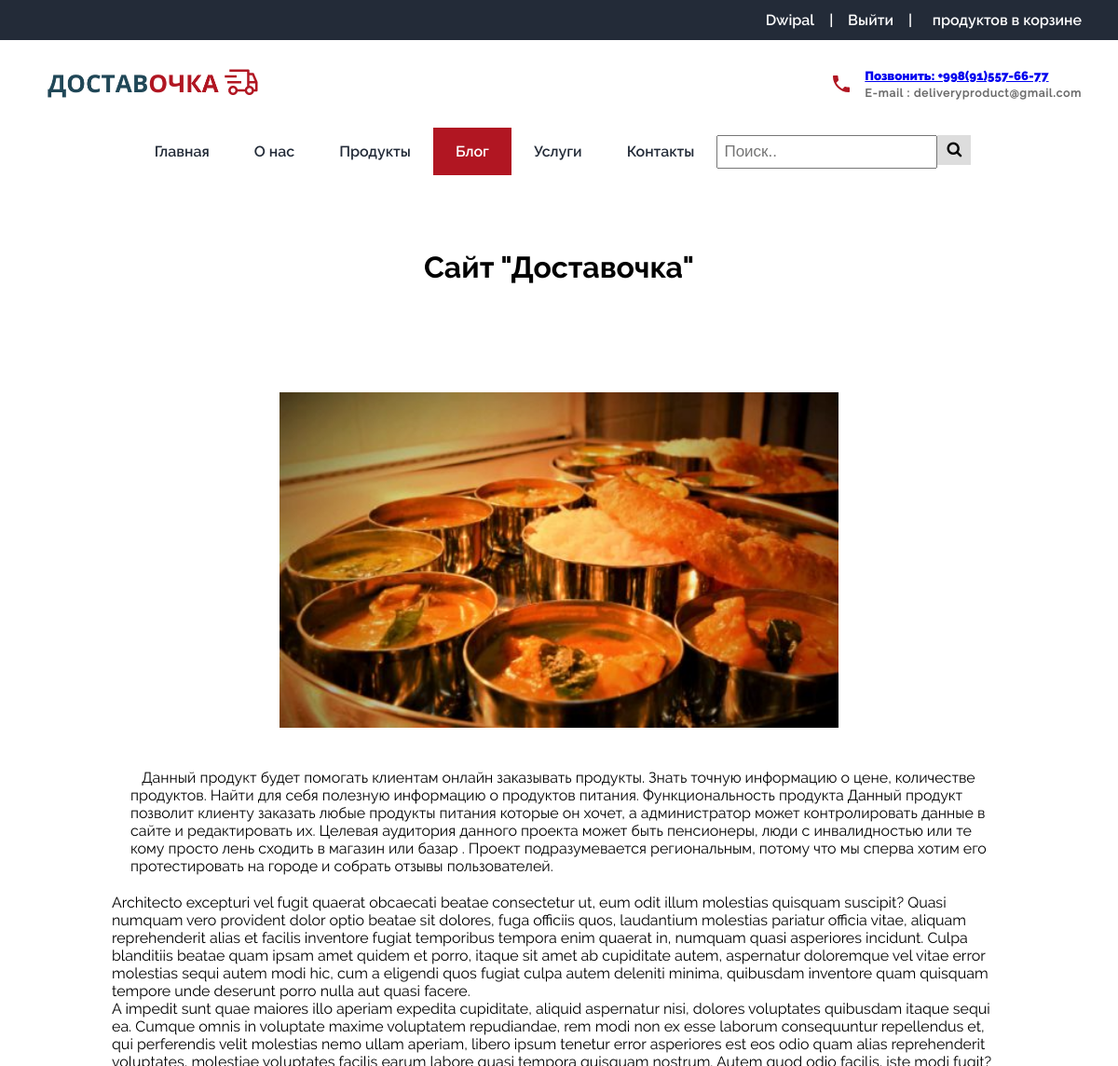
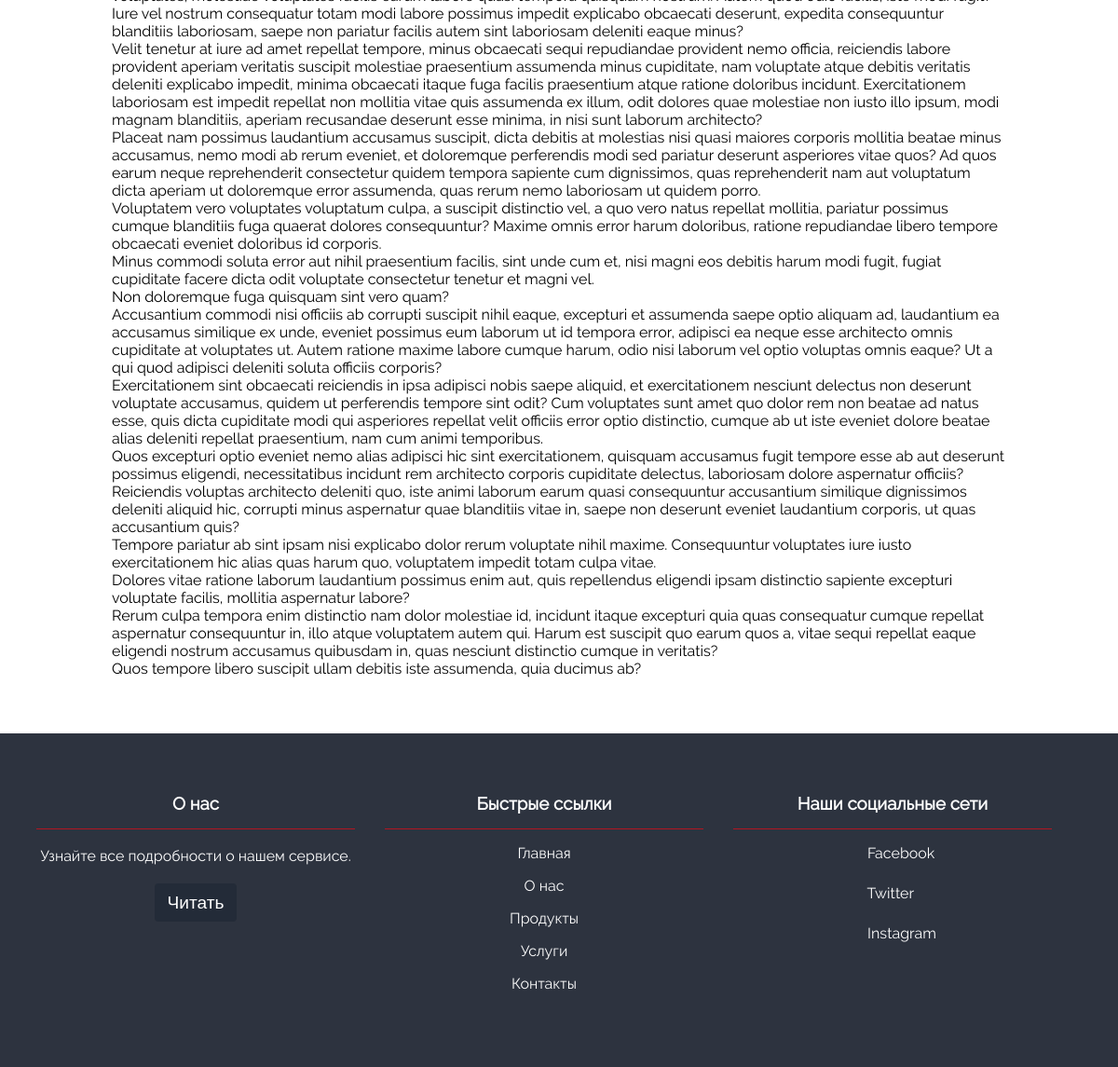
The page /blogs/2 (signed in) on the database its author committed (2 pictures, top to bottom).
### createuser/models.py (models this page shows)
class CustomUser(AbstractUser):
    username = None
    email = models.EmailField(_('email address'), unique=True)
    USERNAME_FIELD = 'email'
    REQUIRED_FIELDS = []
    objects = CustomUserManager()
    def __str__(self):
        return self.email

### blogapp/models.py (models this page shows, shortened)
class blog(models.Model):
    title=models.CharField(max_length=200)
    content=models.TextField()
    image=models.ImageField(upload_to="images/blogs")
    created_date=models.DateTimeField(auto_now_add=True)
    author=models.CharField(max_length=30,null=True,blank=True)

### blogapp/views.py (the view)
# urls.py: path('<int:id>',views.single_blog,name='singleblog'),
def single_blog(request,id):
    sblog=blog.objects.get(id=id)
    return render(request,'blogt/single-blog.html',{'singleblog':sblog})

### templates/blogt/single-blog.html (shortened to what this page needs)
{%extends 'base.html'%}
{%block activeclass_blog%}
class="active"
{%endblock%}
{%block content%}
<div class="flex justify-center" style="margin: 5% 10%;flex-direction: column;" >
    <h1 class="section-heading" style="margin-top: 20px;">{{singleblog.title}}</h1>
    <center style="margin: 20px;" >
        <img  src={{singleblog.image.url}} alt="" style="width: 100%; height: auto;max-width: 600px;">
    </center>
        <p style="margin: 20px;">&nbsp;&nbsp;&nbsp;{{singleblog.content}} {%lorem 15 p random %}  </p>
    </div>
{%endblock%}

### templates/base.html (shortened to what this page needs)
{% load static %}
<!DOCTYPE html>
<html lang="en">
<head>
    <link rel="stylesheet" type="text/css" href="https://cdn.jsdelivr.net/npm/slick-carousel@1.8.1/slick/slick.css" />
    <link rel="stylesheet" href="{% static 'css/style.css' %}">
    <link rel="stylesheet" href="{% static 'css/searchbar.css' %}">
    <link rel="stylesheet" href="https://cdnjs.cloudflare.com/ajax/libs/jquery-datetimepicker/2.5.20/jquery.datetimepicker.min.css" />
    <link rel="stylesheet" href="https://cdnjs.cloudflare.com/ajax/libs/font-awesome/4.7.0/css/font-awesome.min.css">
</head>
<body>
    <div class="main-wrapper">
        <div class="nav-background">
            <div class="mobile-logo">
            </div>
            <div class="mobile-nav">
                <div class="cart">
                    {%if not user.is_authenticated%}
                    <div class="flex items-center"  >
                        <a href="{%url 'cart' %}">
                        <img src="{% static 'icons/cart-dark.svg' %}" alt="">
                        </a>
                        <a href="{%url 'cart' %}">
                            <span id=cartvalue>
                                0
                            </span>продуктов в корзине</a>
                    </div>
                    {%else%}
                    <div class="flex items-center"  >
                        <a href="{%url 'cart' %}">
                        </a>
                        <a href="{%url 'cart' %}">
                             Продуктов в корзине</a>
                    </div>
                    {%endif%}
                </div>
                <div class="nav-top">
                    <ul>
                        <li>
                            <a href="/">Главная</a>
                        </li>
                        <li>
                            <a href="{% url 'about' %}">О нас</a>
                        </li>
                        <li>
                            <a href="{% url 'all-food' %}
                            ">Продукты</a>
                        </li>
                        <li>
                            <a href="{% url 'bloglist' %}">Блог</a>
                        </li>
                        <li>
                            <a href="/#our-services">Услуги</a>
                        </li>
                        <li>
                            <a href="/#contact-us">Контакты</a>
                        </li>
                       {% if user.is_authenticated%}
                       <li>{{user.first_name}}</li>
                       <li>
                        <a href="{%url 'createuser:logout' %}">Выйти</a>
                       </li>
                       {%endif %}
                    </ul>
                </div>
                <div class="contact flex items-center">
                    <div>
                        <h5 ><a href="tel:(+91)7620988848">
                            звонить: (+91)7620988848</a></h5>
                        <h6>E-mail : support@freshmeal.com</h6>
                    </div>
                </div>
            </div>
        </div>
        <div class="site-content-wrapper">
            <div class="site-content">
                <header class="topbar">
                    <div class="container flex justify-between items-center">
                        <div class="icons">
                        </div>
                        <div class="auth flex items-center">
                            {% if user.is_authenticated%}
                            <div>
                                {{user.first_name}}
                            </div>
                            <span class="divider">|</span>
                            <div>
                        <a href="{%url 'createuser:logout' %}">Выйти</a>
                            </div>
                            {%endif %}
                            <span class="divider">|</span>
                            <div>
                                {%if not user.is_authenticated%}
                    <div class="flex items-center"  >
                        <a href="{%url 'cart' %}">
                        <img src="{% static 'icons/cart-2.svg' %}" alt="">
                        </a>
                        <a href="{%url 'cart' %}">
                            <span id=cartvalue1>
                                0
                            </span>продуктов в корзине</a>
                    </div>
                    {%else%}
                    <div class="flex items-center"  >
                        <a href="{%url 'cart' %}">
                        </a>
                        <a href="{%url 'cart' %}">
                             продуктов в корзине</a>
                    </div>
                    {%endif%}
                            </div>
                        </div>
                    </div>
                </header>
                <nav>
                    <div class="top">
                        <div class="container flex justify-between">
                            <div class="branding">
                                <img style="width: 240px; height: 42px;" src="{% static 'icons/logo.png' %}" alt="">
                            </div>
                            <div class="contact flex items-center">
                                <img src="{% static 'icons/phone-1.svg' %}" alt="">
                                <div>
                                    <h5 ><a href="tel:(+91)7620988848">
                                        Позвонить: +998(91)557-66-77</a></h5>
                                    <h6>E-mail : deliveryproduct@gmail.com</h6>
                                </div>
                            </div>
                        </div>
                    </div>
                    <div class="navbar magic-shadow">
                        <div class="container flex justify-center topnav">
                            <a href="/" {%block activeclass_home%}{%endblock%} >Главная</a>
                            <a href="{% url 'about' %}" {%block activeclass_about%}{%endblock%}>О нас</a>
                            <a href="{% url 'all-food' %}
                            " {%block activeclass_prod%}{%endblock%}>Продукты</a>
                            <a href="{% url 'bloglist' %}" {%block activeclass_blog%}{%endblock%}>Блог</a>
                            <a href="/#our-services">Услуги</a>
                            <a href="/#contact-us">Контакты</a>
                            <div class="search-container">
                                <form action="{%url 'search' %}">
                                  <input type="text" placeholder="Поиск.." name="search">
                                  <button type="submit"><i class="fa fa-search"></i></button>
                                </form>
                              </div>
                        </div>
                    </div>
                </nav>
                {% block content %}
                {% endblock %}
                <footer>
                    <div class="container">
                        <div class="box">
                            <h3>О нас</h3>
                            <p>Узнайте все подробности о нашем сервисе.</p>
                                <a href="{% url 'about' %}">
                                    <button class="btn btn-secondary">Читать</button>
                                </a>
                        </div>
                        <div class="box">
                            <h3>Быстрые ссылки</h3>
                            <ul>
                                <li>
                                    <a href="/">Главная</a>
                                </li>
                                <li>
                                    <a href="{% url 'about' %}">О нас</a>
                                </li>
                                <li>
                                    <a href="{% url 'all-food' %}">Продукты</a>
                                </li>
                                <li>
                                    <a href="/#our-services">Услуги</a>
                                </li>
                                <li>
                                    <a href="/#contact-us">Контакты</a>
                                </li>
                            </ul>
                        </div>
                        <div class="box">
                            <h3>Наши социальные сети</h3>
                            <div>
                                <ul>
                                    <li>
                                        <a href="#">
                                            <span>Facebook</span>
                                        </a>
                                    </li>
                                    <li>
                                        <a href="#">
                                            <span>Twitter</span>
                                        </a>
                                    </li>
                                    <li>
                                        <a href="#">
                                            <span>Instagram</span>
                                        </a>
                                    </li>
                                </ul>
                            </div>
                        </div>
                    </div>
                </footer>
            </div>
        </div>
    </div>
</body>
</html>

### static/css/searchbar.css (style rules this page uses)
.topnav input[type=text] ,topnav1 { padding: 6px; margin-top: 8px; font-size: 17px; }
.topnav .search-container button ,topnav1 { float: right; padding: 6px 10px; margin-top: 8px; margin-right: 16px; background: #ddd; font-size: 17px; border: none; cursor: pointer; }

### rows shown on the page
CustomUser: first_name "Dwipal"
blog: title "Сайт \"Доставочка\"", image (picture), content "Данный продукт будет помогать клиентам онлайн заказывать продукты. Знать точную информацию о цене, количестве продуктов. Найти для себя полезную информацию о продуктов питания. Функциональность продукта Данный продукт позволит клиенту заказать любые продукты питания которые он хочет, а администратор может контролировать данные в сайте и редактировать их. Целевая аудитория данного проекта может быть пенсионеры, люди с инвалидностью или те кому просто лень сходить в магазин или базар . Проект подразумевается региональным, потому что мы сперва хотим его протестировать на городе и собрать отзывы пользователей."
